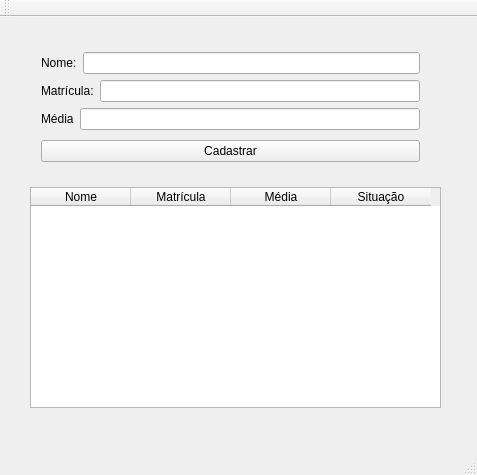
<?xml version="1.0" encoding="UTF-8"?>
<ui version="4.0">
 <class>MainWindow</class>
 <widget class="QMainWindow" name="MainWindow">
  <property name="geometry">
   <rect>
    <x>0</x>
    <y>0</y>
    <width>477</width>
    <height>475</height>
   </rect>
  </property>
  <property name="windowTitle">
   <string>MainWindow</string>
  </property>
  <widget class="QWidget" name="centralWidget">
   <widget class="QTableWidget" name="tabela">
    <property name="geometry">
     <rect>
      <x>30</x>
      <y>170</y>
      <width>411</width>
      <height>221</height>
     </rect>
    </property>
    <column>
     <property name="text">
      <string>Nome</string>
     </property>
    </column>
    <column>
     <property name="text">
      <string>Matrícula</string>
     </property>
    </column>
    <column>
     <property name="text">
      <string>Média</string>
     </property>
    </column>
    <column>
     <property name="text">
      <string>Situação</string>
     </property>
    </column>
   </widget>
   <widget class="QWidget" name="">
    <property name="geometry">
     <rect>
      <x>30</x>
      <y>20</y>
      <width>401</width>
      <height>140</height>
     </rect>
    </property>
    <layout class="QVBoxLayout" name="verticalLayout_2">
     <item>
      <layout class="QVBoxLayout" name="verticalLayout">
       <item>
        <layout class="QHBoxLayout" name="horizontalLayout">
         <item>
          <widget class="QLabel" name="label">
           <property name="text">
            <string>Nome:</string>
           </property>
          </widget>
         </item>
         <item>
          <widget class="QLineEdit" name="input_nome"/>
         </item>
        </layout>
       </item>
       <item>
        <layout class="QHBoxLayout" name="horizontalLayout_2">
         <item>
          <widget class="QLabel" name="label_2">
           <property name="text">
            <string>Matrícula:</string>
           </property>
          </widget>
         </item>
         <item>
          <widget class="QLineEdit" name="input_matricula"/>
         </item>
        </layout>
       </item>
       <item>
        <layout class="QHBoxLayout" name="horizontalLayout_3">
         <item>
          <widget class="QLabel" name="label_3">
           <property name="text">
            <string>Média</string>
           </property>
          </widget>
         </item>
         <item>
          <widget class="QLineEdit" name="input_media"/>
         </item>
        </layout>
       </item>
      </layout>
     </item>
     <item>
      <widget class="QPushButton" name="pushButton">
       <property name="enabled">
        <bool>true</bool>
       </property>
       <property name="text">
        <string>Cadastrar</string>
       </property>
      </widget>
     </item>
    </layout>
   </widget>
  </widget>
  <widget class="QMenuBar" name="menuBar">
   <property name="geometry">
    <rect>
     <x>0</x>
     <y>0</y>
     <width>477</width>
     <height>25</height>
    </rect>
   </property>
  </widget>
  <widget class="QToolBar" name="mainToolBar">
   <attribute name="toolBarArea">
    <enum>TopToolBarArea</enum>
   </attribute>
   <attribute name="toolBarBreak">
    <bool>false</bool>
   </attribute>
  </widget>
  <widget class="QStatusBar" name="statusBar"/>
 </widget>
 <layoutdefault spacing="6" margin="11"/>
 <resources/>
 <connections/>
</ui>
